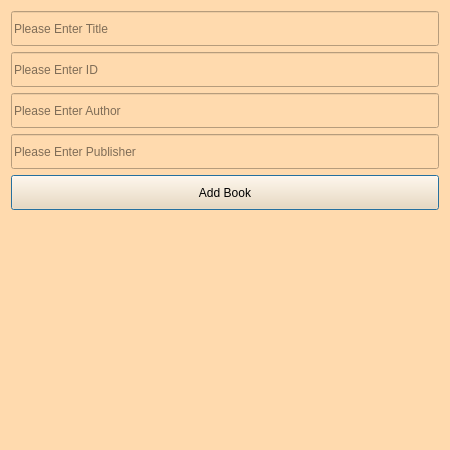
<?xml version="1.0" encoding="UTF-8"?>
<ui version="4.0">
 <class>Dialog</class>
 <widget class="QDialog" name="Dialog">
  <property name="geometry">
   <rect>
    <x>0</x>
    <y>0</y>
    <width>450</width>
    <height>450</height>
   </rect>
  </property>
  <property name="windowTitle">
   <string>Dialog</string>
  </property>
  <property name="styleSheet">
   <string notr="true">background-color: rgb(255, 218, 174);</string>
  </property>
  <layout class="QVBoxLayout" name="verticalLayout">
   <item>
    <widget class="QLineEdit" name="lineEdit_title">
     <property name="maximumSize">
      <size>
       <width>16777215</width>
       <height>35</height>
      </size>
     </property>
     <property name="text">
      <string/>
     </property>
     <property name="placeholderText">
      <string>Please Enter Title</string>
     </property>
    </widget>
   </item>
   <item>
    <widget class="QLineEdit" name="lineEdit_id">
     <property name="maximumSize">
      <size>
       <width>16777215</width>
       <height>35</height>
      </size>
     </property>
     <property name="text">
      <string/>
     </property>
     <property name="placeholderText">
      <string>Please Enter ID</string>
     </property>
    </widget>
   </item>
   <item>
    <widget class="QLineEdit" name="lineEdit_author">
     <property name="maximumSize">
      <size>
       <width>16777215</width>
       <height>35</height>
      </size>
     </property>
     <property name="text">
      <string/>
     </property>
     <property name="placeholderText">
      <string>Please Enter Author</string>
     </property>
    </widget>
   </item>
   <item>
    <widget class="QLineEdit" name="lineEdit_publisher">
     <property name="maximumSize">
      <size>
       <width>16777215</width>
       <height>35</height>
      </size>
     </property>
     <property name="text">
      <string/>
     </property>
     <property name="placeholderText">
      <string>Please Enter Publisher</string>
     </property>
    </widget>
   </item>
   <item>
    <widget class="QPushButton" name="pushButton">
     <property name="maximumSize">
      <size>
       <width>16777215</width>
       <height>35</height>
      </size>
     </property>
     <property name="text">
      <string>Add Book</string>
     </property>
    </widget>
   </item>
   <item>
    <widget class="QLabel" name="label">
     <property name="text">
      <string/>
     </property>
    </widget>
   </item>
  </layout>
 </widget>
 <resources/>
 <connections/>
</ui>
